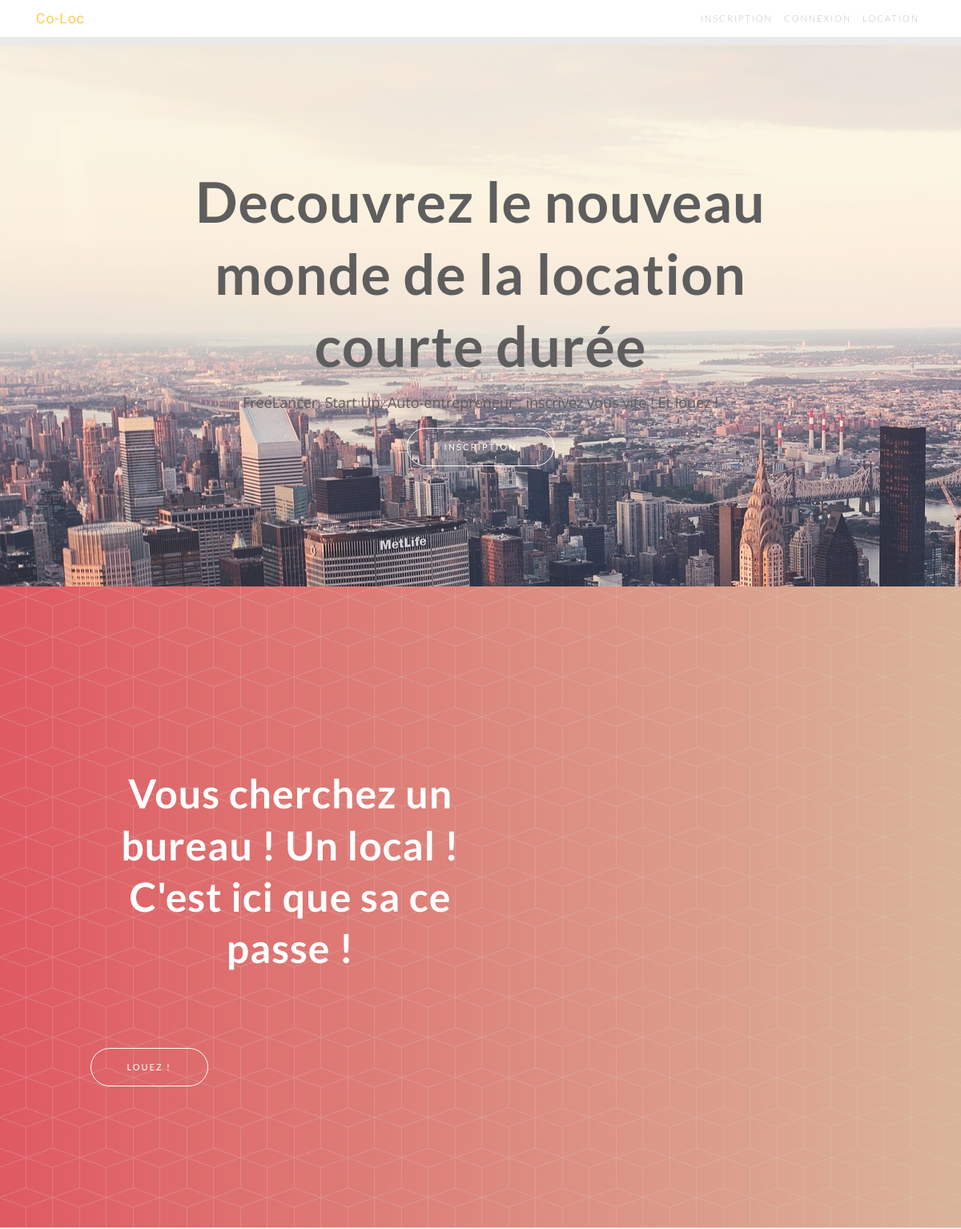
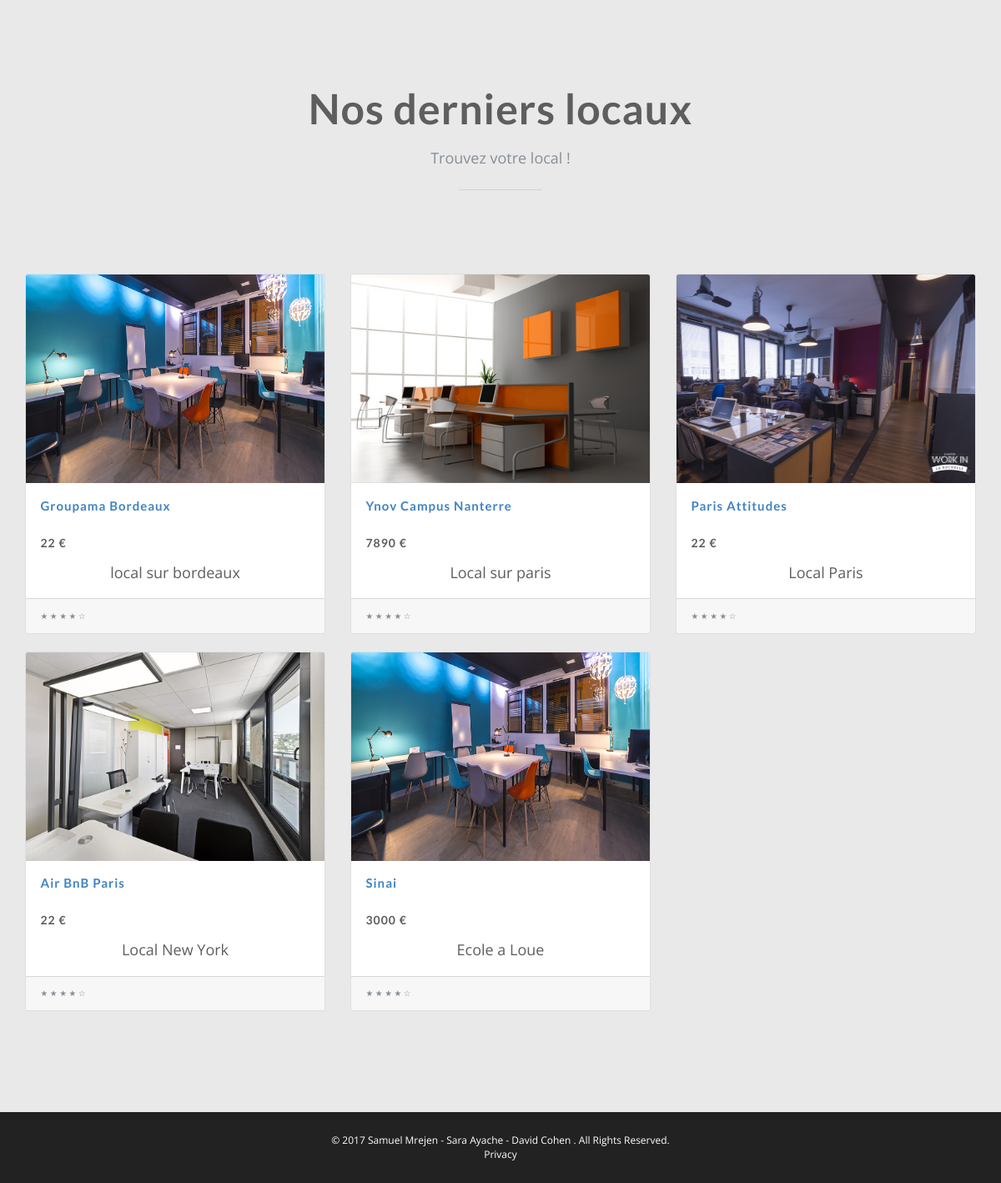
The page / on the database its author committed (2 pictures, top to bottom).
### tables this page shows
CREATE TABLE `locaux` (
  `id` int(11) NOT NULL,
  `name` varchar(255) NOT NULL,
  `address` varchar(255) NOT NULL,
  `area` varchar(255) NOT NULL,
  `price` varchar(255) NOT NULL,
  `time` varchar(255) NOT NULL,
  `description` varchar(255) NOT NULL,
  `photo` varchar(255) NOT NULL,
  `vend_id` int(11) NOT NULL
);

### Controllers/homeController.php (called while the page is built)
<?php
require_once ('Models/LocalSQL.php');
$select = new LocalSQL();
$selectXLast = $select->selectXLastLocal();
require_once ("Views/home.php");

### Models/LocalSQL.php (called while the page is built, shortened)
<?php
class LocalSQL
{
    public function selectXLastLocal()
    {
        global $bdd;
        $selectXLastLocal = $bdd->prepare("SELECT * FROM `locaux` t1 WHERE (SELECT COUNT(*) FROM `locaux` t2 WHERE t1.id < t2.id) < 6 ORDER BY id ASC");
        $selectXLastLocal->execute();
        $selectXNumber = $selectXLastLocal->fetchAll();
        return $selectXNumber;
    }
}

### Views/home.php (the view, shortened to what this page needs)
<?php
include_once('Layout.php');
?>
    <section class="download bg-primary text-center" id="download">
        <div class="container">
            <div class="row">
                <div class="col-md-8 mx-auto">
                    <h2 class="section-heading">Decouvrez le nouveau monde de la location courte durée</h2>
                    <p>FreeLancer, Start Up, Auto-entrepreneur , inscrivez vous vite ! Et louez ! </p>
                    <div class="badges">
                        <a href="index.php?p=join" class="btn btn-outline btn-xl js-scroll-trigger">Inscription</a>
                    </div>
                </div>
            </div>
        </div>
    </section>
    <header class="masthead">
        <div class="container h-100">
            <div class="row h-100">
                <div class="col-lg-7 my-auto">
                    <div class="header-content mx-auto">
                        <?php if (array($_SESSION) == null || $_SESSION == null) { ?>
                            <h1 class="mb-5">Vous cherchez un bureau ! Un local ! <br>C'est ici que sa ce passe ! </h1>
                            <a href="index.php?p=listLoc" class="btn btn-outline btn-xl js-scroll-trigger">Louez !</a>
                        <?php } elseif ($_SESSION['entreprise'] === true && $_SESSION['particulier'] === false) { ?>
                            <h1 class="mb-5">Espace de travail en plus <br>Rentabiliser votre espace </h1>
                            <a href="index.php?p=addLocal" class="btn btn-outline btn-xl js-scroll-trigger">Deposer
                                votre local </a>
                        <?php } elseif ($_SESSION['entreprise'] === false && $_SESSION['particulier'] === true) { ?>
                            <h1 class="mb-5">Vous cherchez un bureau ! Un local ! <br>C'est ici que sa ce passe ! </h1>
                            <a href="index.php?p=listLoc" class="btn btn-outline btn-xl js-scroll-trigger">Louez !</a>
                        <?php } ?>
                    </div>
                </div>
                <div class="col-lg-5 my-auto">
                </div>
            </div>
        </div>
    </header>
    <section class="features" id="features">
        <div class="container">
            <div class="section-heading text-center">
                <h2>Nos derniers locaux</h2>
                <p class="text-muted">Trouvez votre local !</p>
                <hr>
            </div>
            <div class="row">
                <div class="row">
                    <?php foreach ($selectXLast as $item) { ?>
                        <div class="col-lg-4 col-md-6 mb-4">
                            <div class="card h-100">
                                <a href="#"><img class="card-img-top" src="<?= $item['photo'] ?>"
                                                 style="height: 250px; width: 100%;" alt=""></a>
                                <div class="card-body">
                                    <h4 class="card-title">
                                        <a href="index.php?p=productDetail&id=<?php echo $item['id'] ?>"><?php echo $item['name'] ?></a>
                                    </h4>
                                    <h5><?php echo $item['price'] ?> €</h5>
                                    <p class="card-text"><?php echo $item['description'] ?></p>
                                </div>
                                <div class="card-footer">
                                    <small class="text-muted">&#9733; &#9733; &#9733; &#9733; &#9734;</small>
                                </div>
                            </div>
                        </div>
                    <?php } ?>
                </div>
            </div>
        </div>
    </section>
<?php require_once('Views/footer.php') ?>

### Views/css/new-age.css (style rules this page uses)
html, body { width: 100%; height: 100%; }
body { font-family: 'Muli', 'Helvetica', 'Arial', 'sans-serif'; }
a { color: #fdcc52; -webkit-transition: all .35s; -moz-transition: all .35s; transition: all .35s; }
hr { max-width: 100px; margin: 25px auto 0; border-width: 1px; border-color: rgba(34, 34, 34, 0.1); }
h1, h2, h3, h4, h5, h6 { font-family: 'Catamaran', 'Helvetica', 'Arial', 'sans-serif'; font-weight: 200; letter-spacing: 1px; }
p { font-size: 18px; line-height: 1.5; margin-bottom: 20px; }
section { padding: 100px 0; }
section h2 { font-size: 50px; }
header.masthead { position: relative; width: 100%; padding-top: 150px; padding-bottom: 100px; color: white; background: url("../img/bg-pattern.png"), #7b4397; background: url("../img/bg-pattern.png"), -webkit-linear-gradient(to left, #7b4397, #dc2430); background: url("../img/bg-pattern.png"), linear-gradient(to left, #d7a987d1, #dc2430ba); }
header.masthead .header-content { max-width: 500px; margin-bottom: 100px; text-align: center; }
header.masthead .header-content h1 { font-size: 30px; }
@media (min-width: 992px) { header.masthead { height: 100vh; min-height: 775px; padding-top: 0; padding-bottom: 0; } }
@media (min-width: 992px) { header.masthead .header-content { margin-bottom: 0; text-align: left; } }
@media (min-width: 992px) { header.masthead .header-content h1 { font-size: 50px; } }
section.download { position: relative; padding: 150px 0; }
section.download h2 { font-size: 50px; margin-top: 0; }
@media (min-width: 768px) { section.download h2 { font-size: 70px; } }
section.features .section-heading { margin-bottom: 100px; }
section.features .section-heading h2 { margin-top: 0; }
section.features .section-heading p { margin-bottom: 0; }
.bg-primary { background: #fdcc52; background: -webkit-linear-gradient(#fdcc52, #fdc539); background: linear-gradient(#fdcc52, #fdc539); background-image: url('../img/new-york-438391_1920.jpg'); }
.btn-outline { color: white; border: 1px solid; border-color: white; }
.btn { border-radius: 300px; font-family: 'Lato', 'Helvetica', 'Arial', 'sans-serif'; letter-spacing: 2px; text-transform: uppercase; }
.btn-xl { font-size: 11px; padding: 15px 45px; }

### Views/css/connection.css (style rules this page uses)
* { margin: 0; padding: 0; box-sizing: border-box; }
body { background: #e9e9e9; color: #5e5e5e; font: 400 87.5%/1.5em 'Open Sans', sans-serif; }
h1 { text-align: center; padding: 1em 0; }

### Views/css/shop-item.css (style rules this page uses)
body { padding-top: 54px; }
@media (min-width: 992px) { body { padding-top: 56px; } }

### rows shown on the page
locaux: photo (picture), name "Groupama Bordeaux", price "22", description "local sur bordeaux"
locaux: photo (picture), name "Ynov Campus Nanterre", price "7890", description "Local sur paris"
locaux: photo (picture), name "Paris Attitudes", price "22", description "Local Paris"
locaux: photo (picture), name "Air BnB Paris", price "22", description "Local New York"
locaux: photo (picture), name "Sinai", price "3000", description "Ecole a Loue"
